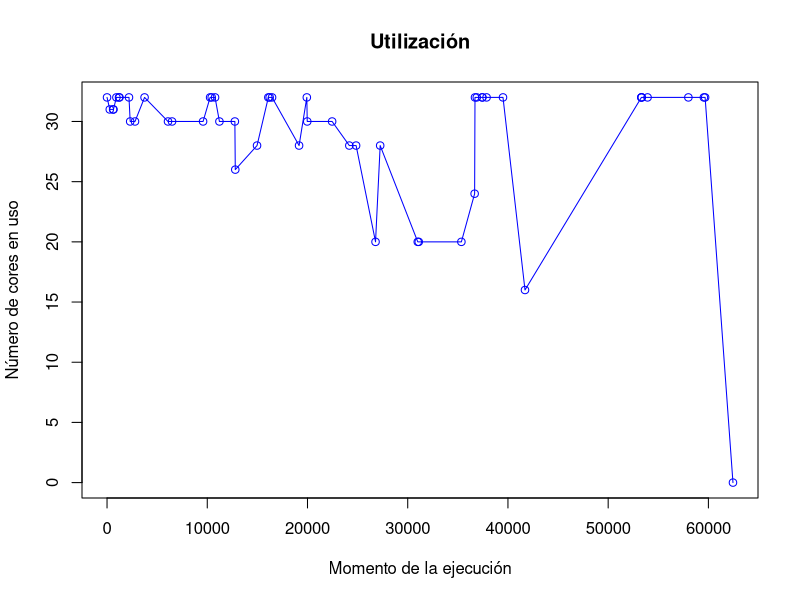

Reproduce this figure in R.


# Sample data
x <- c(0,273,607,638,934,1192,1239,2190,2310,2790,3744,6083,6486,9582,10284,10443,10776,11213,12754,12795,14966,16093,16225,16465,19160,19933,19974,22458,24173,24850,26789,27252,31002,31100,35354,36676,36712,36890,37440,37441,37867,39506,41701,53317,53317,53344,53929,58002,59550,59672,62451)   # X-axis values (time, categories, etc.)
y <- c(32,31,31,31,32,32,32,32,30,30,32,30,30,30,32,32,32,30,30,26,28,32,32,32,28,32,30,30,28,28,20,28,20,20,20,24,32,32,32,32,32,32,16,32,32,32,32,32,32,32,0)  # Y-axis values (data points)

setwd("C:/Users/amq18/Desktop/Supercomputer-Simulator/charts")
jpeg("my_plot.jpg", width = 1400, height = 600)  # Set file name & size


# Create a line chart
plot(x, y, type="o", col="blue", xlab="Momento de la ejecución", ylab="Número de cores en uso", main="Utilización")

dev.off()